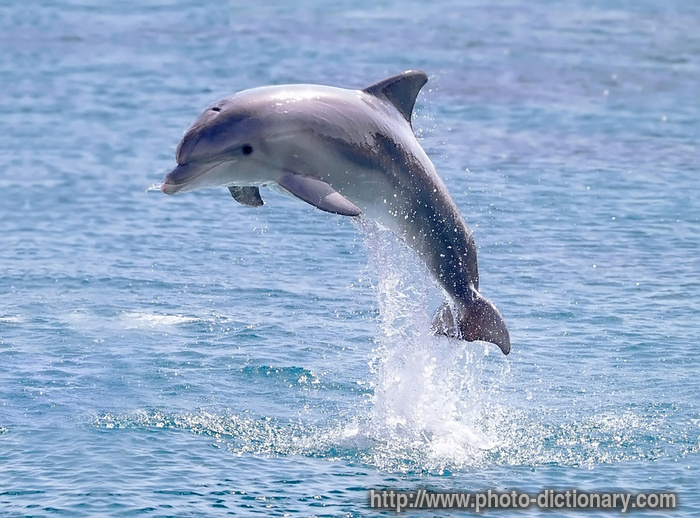
#> input picture 706dolphin.jpg, 700 x 518 px
$ jupyter execute --allow-errors Image_basics.ipynb
#> lines starting #> are read from the running program, lines starting #| are printed output that depends on the picture
[cell 1]
import cv2
import numpy

[cell 2]
image1=cv2.imread("706dolphin.jpg")
#> image1 is the input picture: shape (518, 700, 3); mean B, G, R 202.5, 170.8, 146.3

[cell 3]
gray_image1=cv2.cvtColor(image1,cv2.COLOR_BGR2GRAY)
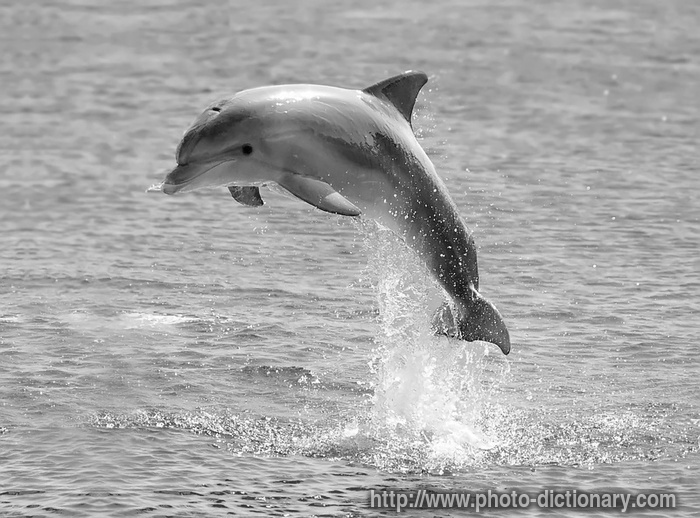
#> gray_image1: shape (518, 700); min 2, max 255, mean 167

[cell 4]
#cv2.imshow("gray",gray_image1)
#cv2.waitKey(0)

[cell 5]
gray_image1.size
#> Out = 362600

[cell 6]
gray_image1[23,34]
#> Out = 146

[cell 7]
gray_image1[101:104,201:204]
#> Out = [[182, 184, 185], [183, 183, 183], [183, 181, 179]]

##Cropping Image

[cell 8]
cropped=gray_image1[10:100,20:110]
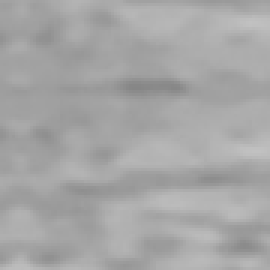
#> cropped: shape (90, 90) (shown 3 times larger); min 134, max 193, mean 166
cropped.shape
#> Out = (90, 90)
#cv2.imshow("crop",cropped)
#cv2.waitKey(0)

## Color Channels

[cell 9]
img1=cv2.imread("family.jpg")
cv2.imshow("original",img1)
cv2.waitKey(0)

#> (a cell that did not finish here is left out)

#> (a cell that did not finish here is left out)

#> (a cell that did not finish here is left out)

#> (a cell that did not finish here is left out)

## Blending Of Images

[cell 14]
img1=cv2.imread("706dolphin.jpg",0)
#> img1: shape (518, 700); min 1, max 255, mean 167
img2=cv2.imread("dog.jpg",0)
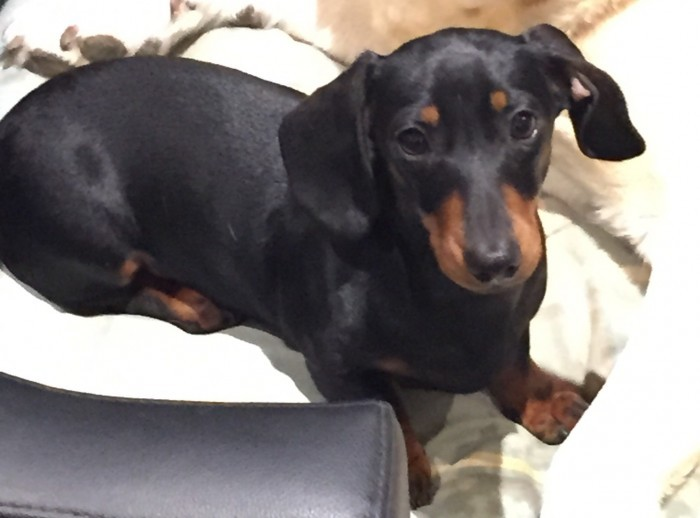
#> input picture dog.jpg, 700 x 518 px
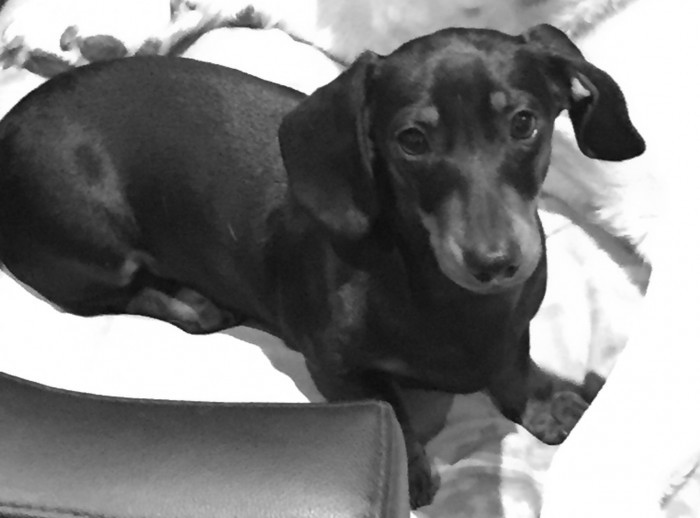
#> img2: shape (518, 700); min 11, max 255, mean 127
img1.shape
#> Out = (518, 700)

[cell 15]
img2.shape
#> Out = (518, 700)

[cell 16]
blend1=(img1+4*img2)
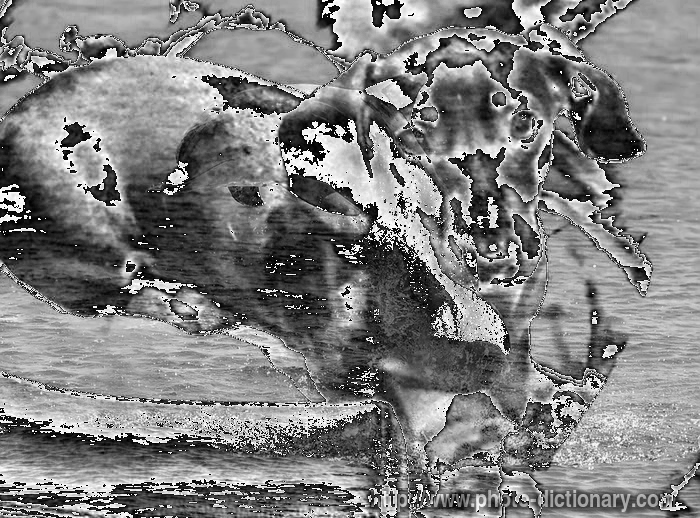
#> blend1: shape (518, 700); min 0, max 255, mean 127.5
cv2.imshow("blend1",blend1)
cv2.waitKey(0)
